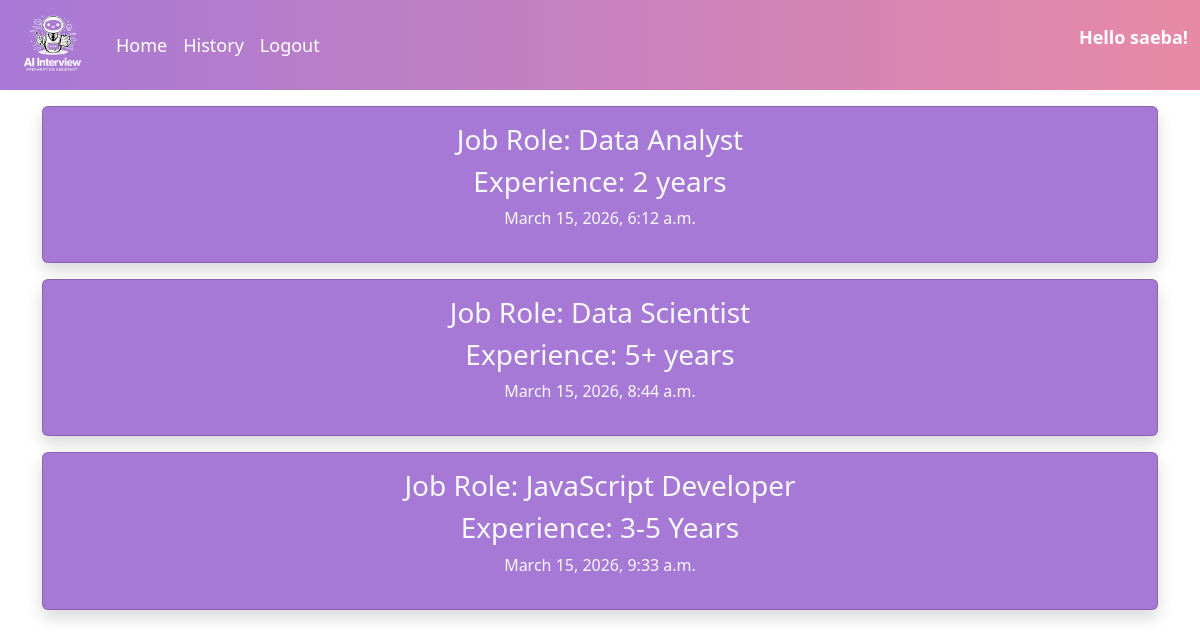
/history/ (signed in), run on the app's committed database.
### myapp/models.py (models this page shows, shortened)
class User(AbstractBaseUser, PermissionsMixin):
    email = models.EmailField(unique=True)
    name = models.CharField(max_length=100)
    is_active = models.BooleanField(default=True)
    is_staff = models.BooleanField(default=False)
    objects = UserManager()
    USERNAME_FIELD = "email"
    REQUIRED_FIELDS = ["name"]

class History(models.Model):
    user=models.ForeignKey(User,on_delete=models.CASCADE)
    job=models.TextField(null=True)
    response=models.TextField()
    datetime=models.DateTimeField(auto_now_add=True)
    exp=models.TextField()

### myapp/views.py (the view)
# urls.py: path("history/",views.HistoryView.as_view()),
@login_required(login_url="/")
def history(request):
    histories=History.objects.filter(user=request.user)
    return render(request,"history.html",{"histories":histories})

### templates/history.html (shortened to what this page needs)
{% extends "base.html" %}
{% block main %}
{% if histories %}
{% for h in histories %}
<a href="/details/{{h.id}}/"><div class="card shadow mt-3 mb-3 p-3 text-center text-light btn-me">
    <h3>Job Role: {{h.job}}</h3>
    <h3>Experience: {{h.exp}}</h3>
    <p>{{h.datetime}}</p>
</div>
</a>
{% endfor %}
{% else %}
<h3 class="text-center card mt-5 p-5 shadow">Nothing here yet. Start your first interview practice to see your history.</h3>
{% endif %}
{% endblock main %}

### templates/base.html (shortened to what this page needs)
<!doctype html>
{% load static %}
<html lang="en">
  <head>
    <link
      href="https://cdn.jsdelivr.net/npm/bootstrap@5.3.3/dist/css/bootstrap.min.css"
      rel="stylesheet"
    />
    <link rel="stylesheet" href="{% static 'css/style.css'%}" />
  </head>
  <body>
    <nav class="navbar navbar-expand-sm mynavbar">
      <div class="container-fluid">
        <a class="navbar-brand" href="/">
          <img src="{% static 'images/logo.png' %}" alt="logo" height="80" />
        </a>
        <ul class="navbar-nav me-auto">
          <li class="nav-item">
            <a class="nav-link text-white" href="/home/">Home</a>
          </li>
          {% if user.is_authenticated %}
          <li class="nav-item">
            <a class="nav-link text-white" href="/history/">History</a>
          </li>
          <li class="nav-item">
            <a class="nav-link text-white" href="/logout/">Logout</a>
          </li>
          {% endif %}
        </ul>
        {% if user.is_authenticated %}
        <p class="ms-auto">Hello {{user.name}}!</p>
        {% endif %}
      </div>
    </nav>
    <div class="container">{% block main %} {% endblock main %}</div>
  </body>
</html>

### static/css/style.css (style rules this page uses)
.navbar.mynavbar { background: linear-gradient(90deg, #a779d6, #e88aa6); padding: 0px 0; text-align: center; color: white; font-size: 18px; font-weight: 600; }
.navbar.mynavbar .nav-link, .navbar.mynavbar .navbar-brand { color: white; }
.mynavbar .nav-link { color: white !important; font-weight: 500; }
.btn-me { background-color: #a779d6; }
a { text-decoration: none; }

### data on the page
User: name "saeba"
History: job "Data Analyst", exp "2 years", datetime "March 15, 2026, 6:12 a.m."
History: job "Data Scientist", exp "5+ years", datetime "March 15, 2026, 8:44 a.m."
History: job "JavaScript Developer", exp "3-5 Years", datetime "March 15, 2026, 9:33 a.m."
